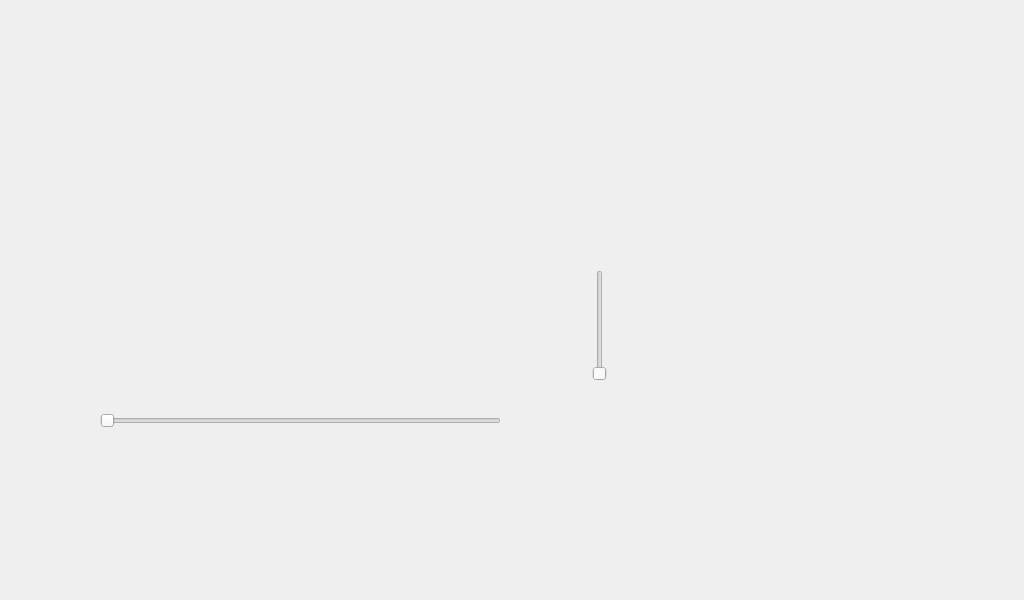
<?xml version="1.0" encoding="UTF-8"?>
<ui version="4.0">
 <class>Widget</class>
 <widget class="QWidget" name="Widget">
  <property name="geometry">
   <rect>
    <x>0</x>
    <y>0</y>
    <width>1024</width>
    <height>600</height>
   </rect>
  </property>
  <property name="font">
   <font>
    <pointsize>14</pointsize>
   </font>
  </property>
  <property name="mouseTracking">
   <bool>false</bool>
  </property>
  <property name="contextMenuPolicy">
   <enum>Qt::DefaultContextMenu</enum>
  </property>
  <property name="windowTitle">
   <string>Widget</string>
  </property>
  <widget class="QPushButton" name="pushButton">
   <property name="geometry">
    <rect>
     <x>30</x>
     <y>460</y>
     <width>51</width>
     <height>51</height>
    </rect>
   </property>
   <property name="minimumSize">
    <size>
     <width>0</width>
     <height>0</height>
    </size>
   </property>
   <property name="text">
    <string/>
   </property>
   <property name="icon">
    <iconset resource="res.qrc">
     <normaloff>:/picture/14.png</normaloff>:/picture/14.png</iconset>
   </property>
   <property name="iconSize">
    <size>
     <width>50</width>
     <height>50</height>
    </size>
   </property>
   <property name="default">
    <bool>false</bool>
   </property>
   <property name="flat">
    <bool>true</bool>
   </property>
  </widget>
  <widget class="QPushButton" name="pushButton_2">
   <property name="geometry">
    <rect>
     <x>100</x>
     <y>460</y>
     <width>51</width>
     <height>51</height>
    </rect>
   </property>
   <property name="text">
    <string/>
   </property>
   <property name="icon">
    <iconset resource="res.qrc">
     <normaloff>:/picture/13.png</normaloff>:/picture/13.png</iconset>
   </property>
   <property name="iconSize">
    <size>
     <width>50</width>
     <height>50</height>
    </size>
   </property>
   <property name="flat">
    <bool>true</bool>
   </property>
  </widget>
  <widget class="QPushButton" name="pushButton_3">
   <property name="geometry">
    <rect>
     <x>170</x>
     <y>460</y>
     <width>51</width>
     <height>51</height>
    </rect>
   </property>
   <property name="text">
    <string/>
   </property>
   <property name="icon">
    <iconset resource="res.qrc">
     <normaloff>:/picture/4.png</normaloff>:/picture/4.png</iconset>
   </property>
   <property name="iconSize">
    <size>
     <width>50</width>
     <height>50</height>
    </size>
   </property>
   <property name="flat">
    <bool>true</bool>
   </property>
  </widget>
  <widget class="QPushButton" name="pushButton_4">
   <property name="geometry">
    <rect>
     <x>240</x>
     <y>460</y>
     <width>51</width>
     <height>51</height>
    </rect>
   </property>
   <property name="text">
    <string/>
   </property>
   <property name="icon">
    <iconset resource="res.qrc">
     <normaloff>:/picture/2.png</normaloff>:/picture/2.png</iconset>
   </property>
   <property name="iconSize">
    <size>
     <width>50</width>
     <height>50</height>
    </size>
   </property>
   <property name="flat">
    <bool>true</bool>
   </property>
  </widget>
  <widget class="QPushButton" name="pushButton_5">
   <property name="geometry">
    <rect>
     <x>310</x>
     <y>460</y>
     <width>51</width>
     <height>51</height>
    </rect>
   </property>
   <property name="text">
    <string/>
   </property>
   <property name="icon">
    <iconset resource="res.qrc">
     <normaloff>:/picture/10.png</normaloff>:/picture/10.png</iconset>
   </property>
   <property name="iconSize">
    <size>
     <width>50</width>
     <height>50</height>
    </size>
   </property>
   <property name="flat">
    <bool>true</bool>
   </property>
  </widget>
  <widget class="QPushButton" name="pushButton_6">
   <property name="geometry">
    <rect>
     <x>450</x>
     <y>460</y>
     <width>51</width>
     <height>51</height>
    </rect>
   </property>
   <property name="text">
    <string/>
   </property>
   <property name="icon">
    <iconset resource="res.qrc">
     <normaloff>:/picture/7.png</normaloff>:/picture/7.png</iconset>
   </property>
   <property name="iconSize">
    <size>
     <width>50</width>
     <height>50</height>
    </size>
   </property>
   <property name="flat">
    <bool>true</bool>
   </property>
  </widget>
  <widget class="QSlider" name="horizontalSlider">
   <property name="geometry">
    <rect>
     <x>100</x>
     <y>400</y>
     <width>401</width>
     <height>41</height>
    </rect>
   </property>
   <property name="maximum">
    <number>99</number>
   </property>
   <property name="orientation">
    <enum>Qt::Horizontal</enum>
   </property>
  </widget>
  <widget class="QLabel" name="label">
   <property name="geometry">
    <rect>
     <x>20</x>
     <y>390</y>
     <width>71</width>
     <height>31</height>
    </rect>
   </property>
   <property name="font">
    <font>
     <pointsize>16</pointsize>
    </font>
   </property>
   <property name="text">
    <string/>
   </property>
  </widget>
  <widget class="QLabel" name="label_2">
   <property name="geometry">
    <rect>
     <x>520</x>
     <y>390</y>
     <width>61</width>
     <height>31</height>
    </rect>
   </property>
   <property name="font">
    <font>
     <family>Ubuntu</family>
     <pointsize>16</pointsize>
    </font>
   </property>
   <property name="text">
    <string/>
   </property>
  </widget>
  <widget class="QPushButton" name="pushButton_8">
   <property name="geometry">
    <rect>
     <x>520</x>
     <y>460</y>
     <width>51</width>
     <height>51</height>
    </rect>
   </property>
   <property name="text">
    <string/>
   </property>
   <property name="icon">
    <iconset resource="res.qrc">
     <normaloff>:/picture/15.png</normaloff>:/picture/15.png</iconset>
   </property>
   <property name="iconSize">
    <size>
     <width>50</width>
     <height>50</height>
    </size>
   </property>
   <property name="flat">
    <bool>true</bool>
   </property>
  </widget>
  <widget class="QPushButton" name="pushButton_9">
   <property name="geometry">
    <rect>
     <x>590</x>
     <y>460</y>
     <width>51</width>
     <height>51</height>
    </rect>
   </property>
   <property name="text">
    <string/>
   </property>
   <property name="icon">
    <iconset resource="res.qrc">
     <normaloff>:/picture/6.png</normaloff>:/picture/6.png</iconset>
   </property>
   <property name="iconSize">
    <size>
     <width>50</width>
     <height>50</height>
    </size>
   </property>
   <property name="flat">
    <bool>true</bool>
   </property>
  </widget>
  <widget class="QPushButton" name="pushButton_10">
   <property name="geometry">
    <rect>
     <x>10</x>
     <y>10</y>
     <width>31</width>
     <height>31</height>
    </rect>
   </property>
   <property name="text">
    <string/>
   </property>
   <property name="icon">
    <iconset resource="res.qrc">
     <normaloff>:/picture/11.png</normaloff>:/picture/11.png</iconset>
   </property>
   <property name="iconSize">
    <size>
     <width>30</width>
     <height>30</height>
    </size>
   </property>
   <property name="flat">
    <bool>true</bool>
   </property>
  </widget>
  <widget class="QSlider" name="verticalSlider">
   <property name="geometry">
    <rect>
     <x>590</x>
     <y>270</y>
     <width>20</width>
     <height>111</height>
    </rect>
   </property>
   <property name="orientation">
    <enum>Qt::Vertical</enum>
   </property>
  </widget>
  <widget class="QListWidget" name="listWidget">
   <property name="geometry">
    <rect>
     <x>770</x>
     <y>60</y>
     <width>256</width>
     <height>311</height>
    </rect>
   </property>
   <property name="autoFillBackground">
    <bool>false</bool>
   </property>
   <property name="styleSheet">
    <string notr="true">background-color: rgba(191, 64, 64, 0);</string>
   </property>
   <property name="frameShape">
    <enum>QFrame::NoFrame</enum>
   </property>
   <property name="frameShadow">
    <enum>QFrame::Plain</enum>
   </property>
   <property name="lineWidth">
    <number>0</number>
   </property>
   <property name="editTriggers">
    <set>QAbstractItemView::NoEditTriggers</set>
   </property>
   <property name="iconSize">
    <size>
     <width>90</width>
     <height>90</height>
    </size>
   </property>
   <property name="movement">
    <enum>QListView::Free</enum>
   </property>
   <property name="flow">
    <enum>QListView::TopToBottom</enum>
   </property>
   <property name="isWrapping" stdset="0">
    <bool>false</bool>
   </property>
   <property name="viewMode">
    <enum>QListView::ListMode</enum>
   </property>
   <property name="wordWrap">
    <bool>false</bool>
   </property>
   <property name="sortingEnabled">
    <bool>false</bool>
   </property>
  </widget>
  <widget class="QPushButton" name="pushButton_11">
   <property name="geometry">
    <rect>
     <x>380</x>
     <y>460</y>
     <width>51</width>
     <height>51</height>
    </rect>
   </property>
   <property name="text">
    <string/>
   </property>
   <property name="icon">
    <iconset resource="res.qrc">
     <normaloff>:/picture/16.png</normaloff>:/picture/16.png</iconset>
   </property>
   <property name="iconSize">
    <size>
     <width>50</width>
     <height>50</height>
    </size>
   </property>
   <property name="flat">
    <bool>true</bool>
   </property>
  </widget>
  <widget class="QLabel" name="label_4">
   <property name="geometry">
    <rect>
     <x>50</x>
     <y>160</y>
     <width>541</width>
     <height>20</height>
    </rect>
   </property>
   <property name="palette">
    <palette>
     <active>
      <colorrole role="WindowText">
       <brush brushstyle="SolidPattern">
        <color alpha="255">
         <red>136</red>
         <green>138</green>
         <blue>133</blue>
        </color>
       </brush>
      </colorrole>
     </active>
     <inactive>
      <colorrole role="WindowText">
       <brush brushstyle="SolidPattern">
        <color alpha="255">
         <red>136</red>
         <green>138</green>
         <blue>133</blue>
        </color>
       </brush>
      </colorrole>
     </inactive>
     <disabled>
      <colorrole role="WindowText">
       <brush brushstyle="SolidPattern">
        <color alpha="255">
         <red>190</red>
         <green>190</green>
         <blue>190</blue>
        </color>
       </brush>
      </colorrole>
     </disabled>
    </palette>
   </property>
   <property name="text">
    <string/>
   </property>
   <property name="alignment">
    <set>Qt::AlignCenter</set>
   </property>
  </widget>
  <widget class="QLabel" name="label_6">
   <property name="geometry">
    <rect>
     <x>50</x>
     <y>230</y>
     <width>541</width>
     <height>41</height>
    </rect>
   </property>
   <property name="palette">
    <palette>
     <active>
      <colorrole role="WindowText">
       <brush brushstyle="SolidPattern">
        <color alpha="255">
         <red>164</red>
         <green>0</green>
         <blue>0</blue>
        </color>
       </brush>
      </colorrole>
     </active>
     <inactive>
      <colorrole role="WindowText">
       <brush brushstyle="SolidPattern">
        <color alpha="255">
         <red>164</red>
         <green>0</green>
         <blue>0</blue>
        </color>
       </brush>
      </colorrole>
     </inactive>
     <disabled>
      <colorrole role="WindowText">
       <brush brushstyle="SolidPattern">
        <color alpha="255">
         <red>190</red>
         <green>190</green>
         <blue>190</blue>
        </color>
       </brush>
      </colorrole>
     </disabled>
    </palette>
   </property>
   <property name="font">
    <font>
     <pointsize>20</pointsize>
    </font>
   </property>
   <property name="layoutDirection">
    <enum>Qt::LeftToRight</enum>
   </property>
   <property name="autoFillBackground">
    <bool>false</bool>
   </property>
   <property name="text">
    <string/>
   </property>
   <property name="alignment">
    <set>Qt::AlignCenter</set>
   </property>
  </widget>
  <widget class="QLabel" name="label_7">
   <property name="geometry">
    <rect>
     <x>50</x>
     <y>280</y>
     <width>541</width>
     <height>20</height>
    </rect>
   </property>
   <property name="palette">
    <palette>
     <active>
      <colorrole role="WindowText">
       <brush brushstyle="SolidPattern">
        <color alpha="255">
         <red>136</red>
         <green>138</green>
         <blue>133</blue>
        </color>
       </brush>
      </colorrole>
     </active>
     <inactive>
      <colorrole role="WindowText">
       <brush brushstyle="SolidPattern">
        <color alpha="255">
         <red>136</red>
         <green>138</green>
         <blue>133</blue>
        </color>
       </brush>
      </colorrole>
     </inactive>
     <disabled>
      <colorrole role="WindowText">
       <brush brushstyle="SolidPattern">
        <color alpha="255">
         <red>190</red>
         <green>190</green>
         <blue>190</blue>
        </color>
       </brush>
      </colorrole>
     </disabled>
    </palette>
   </property>
   <property name="text">
    <string/>
   </property>
   <property name="alignment">
    <set>Qt::AlignCenter</set>
   </property>
  </widget>
  <widget class="QLabel" name="label_8">
   <property name="geometry">
    <rect>
     <x>50</x>
     <y>320</y>
     <width>541</width>
     <height>20</height>
    </rect>
   </property>
   <property name="palette">
    <palette>
     <active>
      <colorrole role="WindowText">
       <brush brushstyle="SolidPattern">
        <color alpha="255">
         <red>136</red>
         <green>138</green>
         <blue>133</blue>
        </color>
       </brush>
      </colorrole>
     </active>
     <inactive>
      <colorrole role="WindowText">
       <brush brushstyle="SolidPattern">
        <color alpha="255">
         <red>136</red>
         <green>138</green>
         <blue>133</blue>
        </color>
       </brush>
      </colorrole>
     </inactive>
     <disabled>
      <colorrole role="WindowText">
       <brush brushstyle="SolidPattern">
        <color alpha="255">
         <red>190</red>
         <green>190</green>
         <blue>190</blue>
        </color>
       </brush>
      </colorrole>
     </disabled>
    </palette>
   </property>
   <property name="text">
    <string/>
   </property>
   <property name="alignment">
    <set>Qt::AlignCenter</set>
   </property>
  </widget>
  <widget class="QLabel" name="label_5">
   <property name="geometry">
    <rect>
     <x>50</x>
     <y>190</y>
     <width>541</width>
     <height>21</height>
    </rect>
   </property>
   <property name="palette">
    <palette>
     <active>
      <colorrole role="WindowText">
       <brush brushstyle="SolidPattern">
        <color alpha="255">
         <red>136</red>
         <green>138</green>
         <blue>133</blue>
        </color>
       </brush>
      </colorrole>
     </active>
     <inactive>
      <colorrole role="WindowText">
       <brush brushstyle="SolidPattern">
        <color alpha="255">
         <red>136</red>
         <green>138</green>
         <blue>133</blue>
        </color>
       </brush>
      </colorrole>
     </inactive>
     <disabled>
      <colorrole role="WindowText">
       <brush brushstyle="SolidPattern">
        <color alpha="255">
         <red>190</red>
         <green>190</green>
         <blue>190</blue>
        </color>
       </brush>
      </colorrole>
     </disabled>
    </palette>
   </property>
   <property name="text">
    <string/>
   </property>
   <property name="alignment">
    <set>Qt::AlignCenter</set>
   </property>
  </widget>
  <widget class="QLabel" name="label_3">
   <property name="geometry">
    <rect>
     <x>110</x>
     <y>60</y>
     <width>421</width>
     <height>41</height>
    </rect>
   </property>
   <property name="palette">
    <palette>
     <active>
      <colorrole role="Button">
       <brush brushstyle="SolidPattern">
        <color alpha="0">
         <red>191</red>
         <green>64</green>
         <blue>64</blue>
        </color>
       </brush>
      </colorrole>
      <colorrole role="Text">
       <brush brushstyle="SolidPattern">
        <color alpha="255">
         <red>164</red>
         <green>0</green>
         <blue>0</blue>
        </color>
       </brush>
      </colorrole>
      <colorrole role="Base">
       <brush brushstyle="SolidPattern">
        <color alpha="0">
         <red>191</red>
         <green>64</green>
         <blue>64</blue>
        </color>
       </brush>
      </colorrole>
      <colorrole role="Window">
       <brush brushstyle="SolidPattern">
        <color alpha="0">
         <red>191</red>
         <green>64</green>
         <blue>64</blue>
        </color>
       </brush>
      </colorrole>
     </active>
     <inactive>
      <colorrole role="Button">
       <brush brushstyle="SolidPattern">
        <color alpha="0">
         <red>191</red>
         <green>64</green>
         <blue>64</blue>
        </color>
       </brush>
      </colorrole>
      <colorrole role="Text">
       <brush brushstyle="SolidPattern">
        <color alpha="255">
         <red>164</red>
         <green>0</green>
         <blue>0</blue>
        </color>
       </brush>
      </colorrole>
      <colorrole role="Base">
       <brush brushstyle="SolidPattern">
        <color alpha="0">
         <red>191</red>
         <green>64</green>
         <blue>64</blue>
        </color>
       </brush>
      </colorrole>
      <colorrole role="Window">
       <brush brushstyle="SolidPattern">
        <color alpha="0">
         <red>191</red>
         <green>64</green>
         <blue>64</blue>
        </color>
       </brush>
      </colorrole>
     </inactive>
     <disabled>
      <colorrole role="Button">
       <brush brushstyle="SolidPattern">
        <color alpha="0">
         <red>191</red>
         <green>64</green>
         <blue>64</blue>
        </color>
       </brush>
      </colorrole>
      <colorrole role="Text">
       <brush brushstyle="SolidPattern">
        <color alpha="255">
         <red>190</red>
         <green>190</green>
         <blue>190</blue>
        </color>
       </brush>
      </colorrole>
      <colorrole role="Base">
       <brush brushstyle="SolidPattern">
        <color alpha="0">
         <red>191</red>
         <green>64</green>
         <blue>64</blue>
        </color>
       </brush>
      </colorrole>
      <colorrole role="Window">
       <brush brushstyle="SolidPattern">
        <color alpha="0">
         <red>191</red>
         <green>64</green>
         <blue>64</blue>
        </color>
       </brush>
      </colorrole>
     </disabled>
    </palette>
   </property>
   <property name="font">
    <font>
     <pointsize>30</pointsize>
     <kerning>true</kerning>
    </font>
   </property>
   <property name="autoFillBackground">
    <bool>false</bool>
   </property>
   <property name="styleSheet">
    <string notr="true">
background-color: rgba(191, 64, 64, 0);</string>
   </property>
   <property name="lineWidth">
    <number>0</number>
   </property>
   <property name="text">
    <string/>
   </property>
   <property name="alignment">
    <set>Qt::AlignCenter</set>
   </property>
  </widget>
  <widget class="QPushButton" name="pushButton_7">
   <property name="geometry">
    <rect>
     <x>50</x>
     <y>10</y>
     <width>31</width>
     <height>31</height>
    </rect>
   </property>
   <property name="text">
    <string/>
   </property>
   <property name="icon">
    <iconset resource="res.qrc">
     <normaloff>:/picture/23.png</normaloff>:/picture/23.png</iconset>
   </property>
   <property name="iconSize">
    <size>
     <width>30</width>
     <height>30</height>
    </size>
   </property>
   <property name="flat">
    <bool>true</bool>
   </property>
  </widget>
  <widget class="QPushButton" name="pushButton_12">
   <property name="geometry">
    <rect>
     <x>450</x>
     <y>520</y>
     <width>51</width>
     <height>51</height>
    </rect>
   </property>
   <property name="text">
    <string/>
   </property>
   <property name="icon">
    <iconset resource="res.qrc">
     <normaloff>:/picture/3.png</normaloff>:/picture/3.png</iconset>
   </property>
   <property name="iconSize">
    <size>
     <width>50</width>
     <height>50</height>
    </size>
   </property>
   <property name="flat">
    <bool>true</bool>
   </property>
  </widget>
  <widget class="QPushButton" name="pushButton_13">
   <property name="geometry">
    <rect>
     <x>170</x>
     <y>520</y>
     <width>51</width>
     <height>51</height>
    </rect>
   </property>
   <property name="text">
    <string/>
   </property>
   <property name="icon">
    <iconset resource="res.qrc">
     <normaloff>:/picture/19.png</normaloff>:/picture/19.png</iconset>
   </property>
   <property name="iconSize">
    <size>
     <width>50</width>
     <height>50</height>
    </size>
   </property>
   <property name="flat">
    <bool>true</bool>
   </property>
  </widget>
  <widget class="QPushButton" name="pushButton_14">
   <property name="geometry">
    <rect>
     <x>310</x>
     <y>520</y>
     <width>51</width>
     <height>51</height>
    </rect>
   </property>
   <property name="text">
    <string/>
   </property>
   <property name="icon">
    <iconset resource="res.qrc">
     <normaloff>:/picture/20.png</normaloff>:/picture/20.png</iconset>
   </property>
   <property name="iconSize">
    <size>
     <width>50</width>
     <height>50</height>
    </size>
   </property>
   <property name="flat">
    <bool>true</bool>
   </property>
  </widget>
  <widget class="QLabel" name="label_9">
   <property name="geometry">
    <rect>
     <x>0</x>
     <y>0</y>
     <width>1024</width>
     <height>600</height>
    </rect>
   </property>
   <property name="text">
    <string/>
   </property>
   <property name="scaledContents">
    <bool>true</bool>
   </property>
  </widget>
  <zorder>label_9</zorder>
  <zorder>label</zorder>
  <zorder>label_2</zorder>
  <zorder>pushButton</zorder>
  <zorder>pushButton_2</zorder>
  <zorder>pushButton_3</zorder>
  <zorder>pushButton_4</zorder>
  <zorder>pushButton_5</zorder>
  <zorder>pushButton_11</zorder>
  <zorder>pushButton_6</zorder>
  <zorder>pushButton_8</zorder>
  <zorder>pushButton_9</zorder>
  <zorder>pushButton_13</zorder>
  <zorder>pushButton_14</zorder>
  <zorder>pushButton_12</zorder>
  <zorder>horizontalSlider</zorder>
  <zorder>label_8</zorder>
  <zorder>label_7</zorder>
  <zorder>label_6</zorder>
  <zorder>verticalSlider</zorder>
  <zorder>label_5</zorder>
  <zorder>label_4</zorder>
  <zorder>label_3</zorder>
  <zorder>pushButton_10</zorder>
  <zorder>pushButton_7</zorder>
  <zorder>listWidget</zorder>
 </widget>
 <layoutdefault spacing="6" margin="11"/>
 <resources>
  <include location="res.qrc"/>
 </resources>
 <connections/>
</ui>
